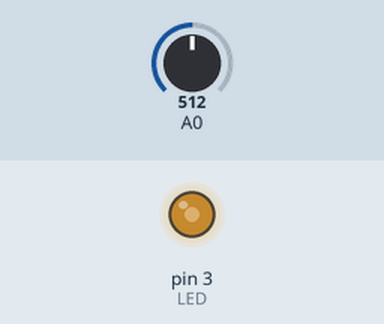
Recording of a sketch running on a simulated Arduino Uno, built with avr-gcc and run on an emulated ATmega328P. Shown: output pins drawn as LEDs (lit = HIGH). The inputs (shaded band) are chosen by the test bench; at power-on: A0 = 512.

Above: at 1.2 s.
1.3 s: A0 set to 716
At 1.7 s:
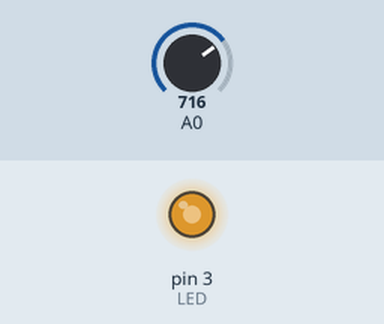
2.8 s: A0 set to 900
At 4.0 s:
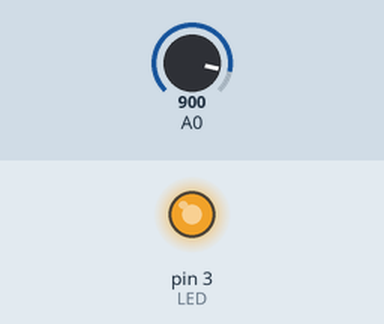
4.3 s: A0 set to 122
At 5.2 s:
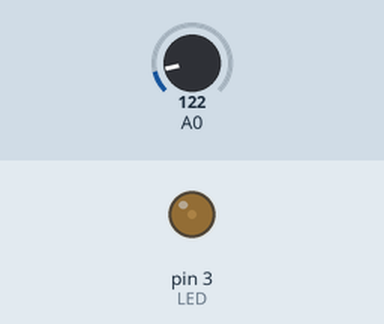
5.8 s: A0 set to 0
At 6.3 s:
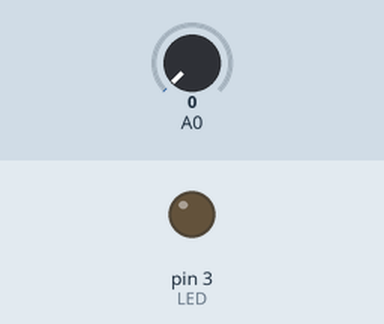
7.3 s: A0 set to 511
At 8.7 s:
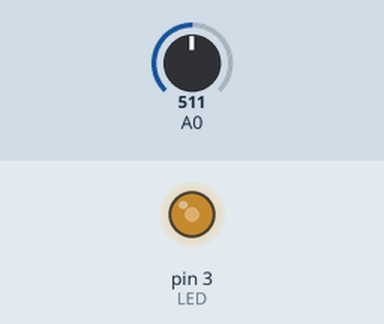
Timing chart, 0 to 9.8 s (numbered marks = the images above; inputs shaded):
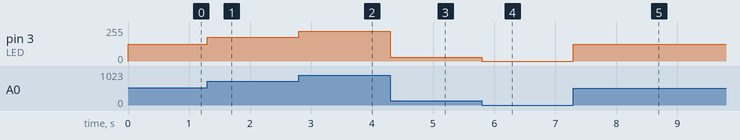

Measured:
- after the input at 1.3 s, pin 3 (LED): 127/255 → 178/255 at once
- after the input at 2.8 s, pin 3 (LED): 178/255 → 224/255 at once
- after the input at 4.3 s, pin 3 (LED): 224/255 → 30/255 at once
- after the input at 5.8 s, pin 3 (LED): 30/255 → 0/255 at once
- after the input at 7.3 s, pin 3 (LED): 0/255 → 127/255 at once

The sketch:

ChallengeEx_4.ino
```cpp
#define LED 3

unsigned int analogValue = 0;

void setup() {
  pinMode(LED, OUTPUT);

}

void loop() {
  analogValue = analogRead(A0);

  unsigned char pwmValue = map(analogValue, 0, 1023, 0, 255);
  analogWrite(LED, pwmValue);
}
```
